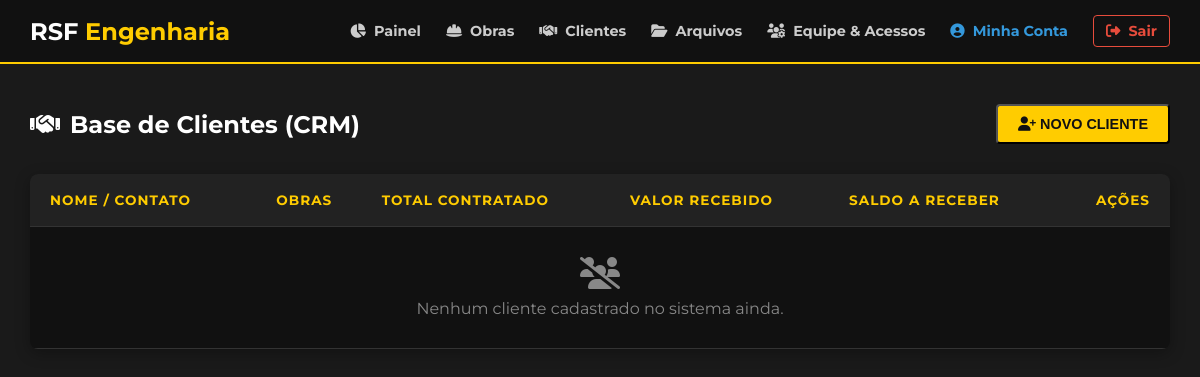
Before: /portal/clientes.php (signed in) with the older database file.
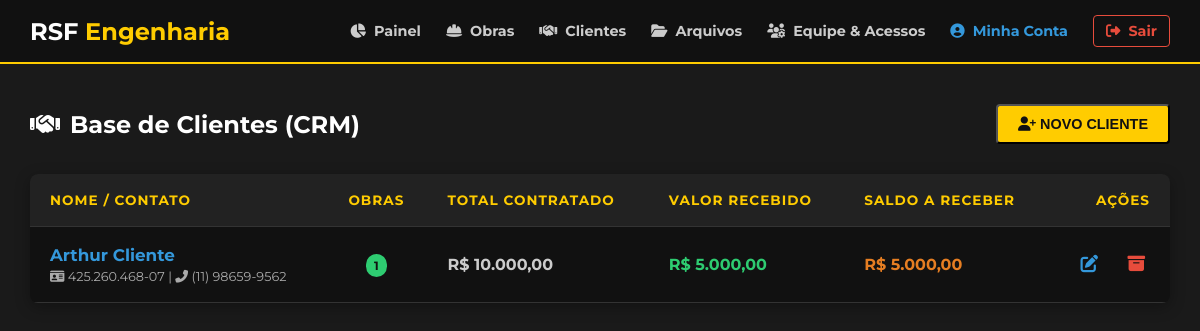
After: the same page with the newer database file.
### tables this page shows
CREATE TABLE `clientes` (
  `id` int(11) NOT NULL,
  `nome` varchar(255) NOT NULL,
  `documento` varchar(20) DEFAULT NULL,
  `telefone` varchar(20) DEFAULT NULL,
  `email` varchar(255) DEFAULT NULL,
  `status` enum('Ativo','Arquivado') DEFAULT 'Ativo',
  `criado_em` timestamp NOT NULL DEFAULT current_timestamp()
);

### portal/clientes.php (the view, shortened to what this page needs)
<?php
require_once 'scripts/conexao.php';
$clientes = [];
try {
    $sql_lista = "SELECT c.*,
                 (SELECT COUNT(*) FROM projetos WHERE cliente_id = c.id) as total_obras,
                 (SELECT SUM(valor) FROM projetos WHERE cliente_id = c.id) as valor_total_contratado,
                 (SELECT SUM(r.valor) FROM recebimentos r INNER JOIN projetos p ON r.projeto_id = p.id WHERE p.cliente_id = c.id AND r.status = 'Ativo') as valor_total_pago
                 FROM clientes c
                 WHERE c.status = 'Ativo'
                 ORDER BY c.nome ASC";
    $stmt = $pdo->query($sql_lista);
    $clientes = $stmt->fetchAll();
} catch (PDOException $e) {
    die("Erro ao carregar a lista de clientes.");
}
?>
<!DOCTYPE html>
<html lang="pt-BR">
<head>
    <link rel="stylesheet" href="https://cdnjs.cloudflare.com/ajax/libs/font-awesome/6.4.0/css/all.min.css">
    <link rel="stylesheet" href="../styles/lista_projetos.css">
</head>
<body>
    <?php include 'header.php'; ?>
    <main class="container">
        <div class="header-acoes">
            <h2><i class="fas fa-handshake"></i> Base de Clientes (CRM)</h2>
            <button class="btn-novo" onclick="abrirModalAdd()"><i class="fas fa-user-plus"></i> Novo Cliente</button>
        </div>
        <div class="table-wrapper">
            <table>
                <thead>
                    <tr>
                        <th>Nome / Contato</th>
                        <th style="text-align: center;">Obras</th>
                        <th>Total Contratado</th>
                        <th>Valor Recebido</th>
                        <th>Saldo a Receber</th>
                        <th style="text-align: right;">Ações</th>
                    </tr>
                </thead>
                <tbody>
                    <?php if (empty($clientes)): ?>
                        <tr>
                            <td colspan="6" style="text-align: center; color: #888; padding: 30px;">
                                <i class="fas fa-users-slash fa-2x" style="margin-bottom: 10px; display: block;"></i>
                                Nenhum cliente cadastrado no sistema ainda.
                            </td>
                        </tr>
                    <?php else: ?>
                        <?php
                        foreach ($clientes as $cli):
                            $contratado = (float)$cli['valor_total_contratado'];
                            $pago = (float)$cli['valor_total_pago'];
                            $saldo = $contratado - $pago;
                        ?>
                            <tr>
                                <td>
                                    <div style="font-weight: bold; color: #3498db; font-size: 1.05rem;"><?= htmlspecialchars($cli['nome']) ?></div>
                                    <div style="font-size: 0.8rem; color: #aaa; margin-top: 4px;">
                                        <i class="fas fa-id-card"></i> <?= htmlspecialchars($cli['documento'] ?: 'Sem doc.') ?> |
                                        <i class="fas fa-phone-alt"></i> <?= htmlspecialchars($cli['telefone'] ?: '--') ?>
                                    </div>
                                </td>
                                <td style="text-align: center;">
                                    <span class="badge-obras <?= $cli['total_obras'] == 0 ? 'badge-zero' : '' ?>">
                                        <?= $cli['total_obras'] ?>
                                    </span>
                                </td>
                                <td style="color: #ccc; font-weight: bold;">
                                    R$ <?= number_format($contratado, 2, ',', '.') ?>
                                </td>
                                <td style="color: #2ecc71; font-weight: bold;">
                                    R$ <?= number_format($pago, 2, ',', '.') ?>
                                </td>
                                <td style="color: <?= $saldo > 0 ? '#e67e22' : '#888' ?>; font-weight: bold;">
                                    R$ <?= number_format(max(0, $saldo), 2, ',', '.') ?>
                                </td>
                                <td style="text-align: right; white-space: nowrap;">
                                    <button type="button" class="btn-acao-sm btn-edit" title="Editar Cliente"
                                            onclick="abrirModalEdit(<?= $cli['id'] ?>, '<?= htmlspecialchars($cli['nome'], ENT_QUOTES) ?>', '<?= htmlspecialchars($cli['documento'], ENT_QUOTES) ?>', '<?= htmlspecialchars($cli['telefone'], ENT_QUOTES) ?>', '<?= htmlspecialchars($cli['email'], ENT_QUOTES) ?>')">
                                        <i class="fas fa-edit"></i>
                                    </button>
                                    <?php if (isset($_SESSION['nivel_acesso']) && $_SESSION['nivel_acesso'] === 'admin'): ?>
                                    <form method="POST" style="display:inline;" action="clientes.php">
                                        <button type="submit" class="btn-acao-sm btn-arq" title="Arquivar Cliente" onclick="return confirm('Deseja arquivar este cliente?');">
                                            <i class="fas fa-archive"></i>
                                        </button>
                                    </form>
                                    <?php endif; ?>
                                </td>
                            </tr>
                        <?php endforeach; ?>
                    <?php endif; ?>
                </tbody>
            </table>
        </div>
    </main>
</body>
</html>

### portal/header.php
<link rel="stylesheet" href="../styles/header.css">
<header class="topbar">
    <div class="topbar-logo">
        <a href="dashboard.php" style="text-decoration: none; color: inherit;">
            <h2>RSF <span>Engenharia</span></h2>
        </a>
    </div>
    <nav class="topbar-nav">
        <a href="dashboard.php"><i class="fas fa-chart-pie"></i> Painel</a>
        <a href="lista_projetos.php"><i class="fas fa-hard-hat"></i> Obras</a>
        <a href="clientes.php"><i class="fas fa-handshake"></i> Clientes</a>
        <a href="arquivos.php"><i class="fas fa-folder-open"></i> Arquivos</a>
        <?php if (isset($_SESSION['nivel_acesso']) && $_SESSION['nivel_acesso'] === 'admin'): ?>
            <a href="gerenciar_equipe.php"><i class="fas fa-users-cog"></i> Equipe & Acessos</a>
        <?php endif; ?>
        <a href="editar_perfil.php" style="color: #3498db;"><i class="fas fa-user-circle"></i> Minha Conta</a>
        <a href="scripts/logout.php" class="btn-sair"><i class="fas fa-sign-out-alt"></i> Sair</a>
    </nav>
</header>

### styles/lista_projetos.css (style rules this page uses)
:root { --primary-yellow: #FFCC00; --dark-bg: #1A1A1A; --darker-bg: #111111; }
body { margin: 0; font-family: 'Montserrat', sans-serif; background-color: var(--dark-bg); color: #fff; }
.container { padding: 40px 30px; max-width: 1200px; margin: 0 auto; }
.header-acoes { display: flex; justify-content: space-between; align-items: center; margin-bottom: 30px; }
.header-acoes h2 { margin: 0; display: flex; align-items: center; gap: 10px; }
.btn-novo { background-color: var(--primary-yellow); color: #111; text-decoration: none; padding: 10px 20px; border-radius: 4px; font-weight: 700; transition: 0.3s; text-transform: uppercase; font-size: 0.9rem; }
.table-wrapper { background-color: var(--darker-bg); border-radius: 8px; box-shadow: 0 4px 15px rgba(0,0,0,0.3); overflow-x: auto; }
table { width: 100%; border-collapse: collapse; text-align: left; }
th, td { padding: 18px 20px; border-bottom: 1px solid #333; }
th { background-color: #222; color: var(--primary-yellow); text-transform: uppercase; font-size: 0.85rem; letter-spacing: 1px; }

### styles/header.css (style rules this page uses)
.topbar { background-color: var(--darker-bg); padding: 15px 30px; display: flex; justify-content: space-between; align-items: center; border-bottom: 2px solid var(--primary-yellow); flex-wrap: wrap; gap: 15px; }
.topbar-logo a { text-decoration: none; color: inherit; }
.topbar-logo h2 { margin: 0; font-size: 1.5rem; }
.topbar-logo span { color: var(--primary-yellow); }
.topbar-nav { display: flex; align-items: center; gap: 25px; flex-wrap: wrap; }
.topbar-nav a { color: #ccc; text-decoration: none; font-weight: 700; font-size: 0.9rem; display: flex; align-items: center; gap: 8px; transition: all 0.3s; }
.topbar-nav .btn-sair { color: #e74c3c; border: 1px solid #e74c3c; padding: 6px 12px; border-radius: 4px; }

### portal/clientes.php (style rules this page uses)
.btn-acao-sm { background: none; border: none; cursor: pointer; font-size: 1.1rem; padding: 5px; margin-right: 15px; transition: 0.3s; }
.btn-edit { color: #3498db; }
.btn-arq { color: #e74c3c; margin-right: 0; }
.badge-obras { background-color: #2ecc71; color: #111; padding: 4px 8px; border-radius: 12px; font-size: 0.75rem; font-weight: bold; }

Changed rows visible on the page:
added clientes: nome "Arthur Cliente", documento "425.260.468-07", telefone "(11) 98659-9562", total_obras "1", contratado "10.000,00", pago "5.000,00", max(0, $saldo) "5.000,00"
Other visible differences:
text no longer shown: "Nenhum cliente cadastrado no sistema ainda."
